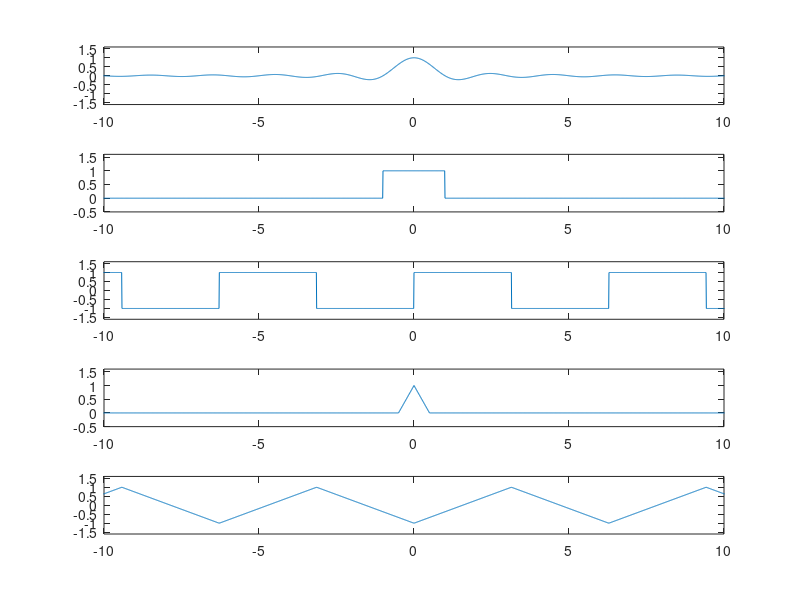

The MATLAB source for this figure:
t=-20:0.01:20;
subplot(511);
plot(t, sinc(t)); 
axis([-10 10 -1.6 1.6]); % axis([xmin, xmax, ymin, ymax])
% xlim([-10 10]);
% ylim([-1.2 1.2]);
subplot(512); % subplot(row_num, column_num, current_occupied_index)
plot(t,rectpuls(t,2)); % rectpuls(time_array, width)
axis([-10 10 -0.5 1.6]); 
subplot(513);
% period of square() and sawtooth() is 2*pi
plot(t,square(t,50)); % square(time_array, duty_percentage), duty_percentage ranges (0,100)
axis([-10 10 -1.6 1.6]);
subplot(514);
plot(t,tripuls(t,1)); % tripuls(time_array, width)
axis([-10 10 -0.5 1.6]);
subplot(515);
plot(t,sawtooth(t,0.5)); % sawtooth(time_array, width), T=2*pi
% plot(t,sawtooth(t*pi,0.5)); % T=2
axis([-10 10 -1.6 1.6]);

